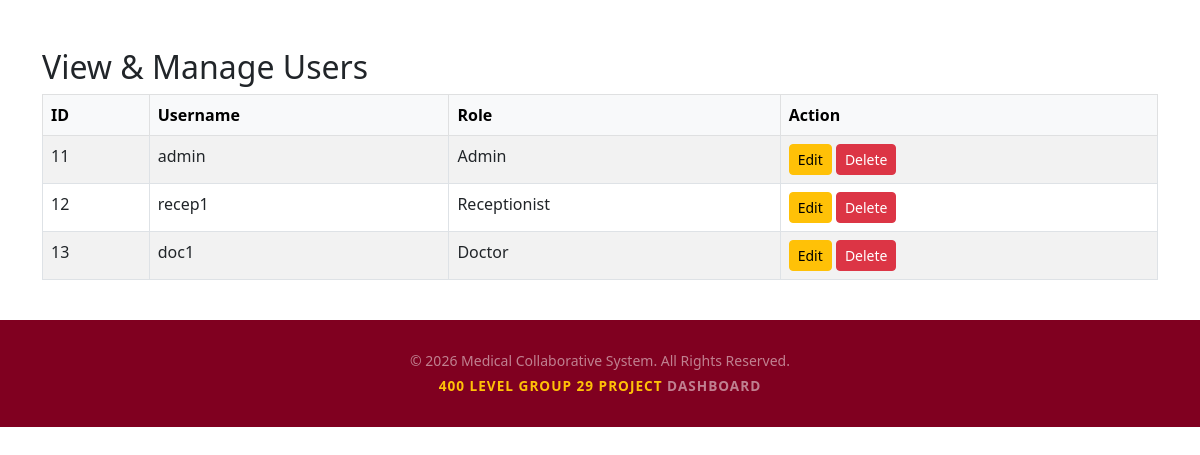
Screenshot of /users/view_users.php (signed in) with the database file from the repository.
### tables this page shows
CREATE TABLE `users` (
  `id` int(11) NOT NULL,
  `username` varchar(50) DEFAULT NULL,
  `password` varchar(255) DEFAULT NULL,
  `role` varchar(30) DEFAULT NULL
);

### users/view_users.php (the view, shortened to what this page needs)
<?php
require_once("../db_connect.php");
$query = "SELECT * FROM users";
$result = mysqli_query($conn, $query);
?>
<!DOCTYPE html>
<html>
<head>
    <link href="https://cdn.jsdelivr.net/npm/bootstrap@5.3.0/dist/css/bootstrap.min.css" rel="stylesheet">
</head>
<body>
<div class="container mt-5">
    <h2>View & Manage Users</h2>
    <table class="table table-striped table-hover table-bordered">
        <thead class="table-light">
            <tr>
                <th>ID</th>
                <th>Username</th>
                <th>Role</th>
                <th>Action</th>
            </tr>
        </thead>
        <tbody>
        <?php while($row = mysqli_fetch_assoc($result)) { ?>
            <tr>
                <td><?php echo $row['id']; ?></td>
                <td><?php echo htmlspecialchars($row['username']); ?></td>
                <td><?php echo htmlspecialchars($row['role']); ?></td>
                <td>
                    <a href="edit_user.php?id=<?php echo $row['id']; ?>" class="btn btn-warning btn-sm">Edit</a>
                    <a href="delete_user.php?id=<?php echo $row['id']; ?>" class="btn btn-danger btn-sm" onclick="return confirm('Delete User?')">Delete</a>
                </td>
            </tr>
        <?php } ?>
        </tbody>
    </table>
</div>
<br>
<footer>
        <div class="container">
            <p class="mb-0 text-white-50 small">&copy; <?php echo date("Y"); ?> Medical Collaborative System. All Rights Reserved.</p>
            <li class="list-inline-item"><div class="project-subtitle"> 400 Level Group 29 Project
                        <a href="/medical_collab_system/dashboard.php" class="text-white-50 text-decoration-none text-hover-gold">Dashboard</a>
                    </div></li>
        </div>
    </footer>
</body>
</html>

### users/view_users.php (style rules this page uses)
footer { background: #800020; color: #ffffff; padding: 30px 15px; text-align: center; margin-top: auto; }
footer .project-subtitle { color: #ffc107; font-weight: 600; font-size: 0.85rem; letter-spacing: 1px; text-transform: uppercase; margin-top: 5px; }

### rows the page displays
users: id "11", username "admin", role "Admin"
users: id "12", username "recep1", role "Receptionist"
users: id "13", username "doc1", role "Doctor"
